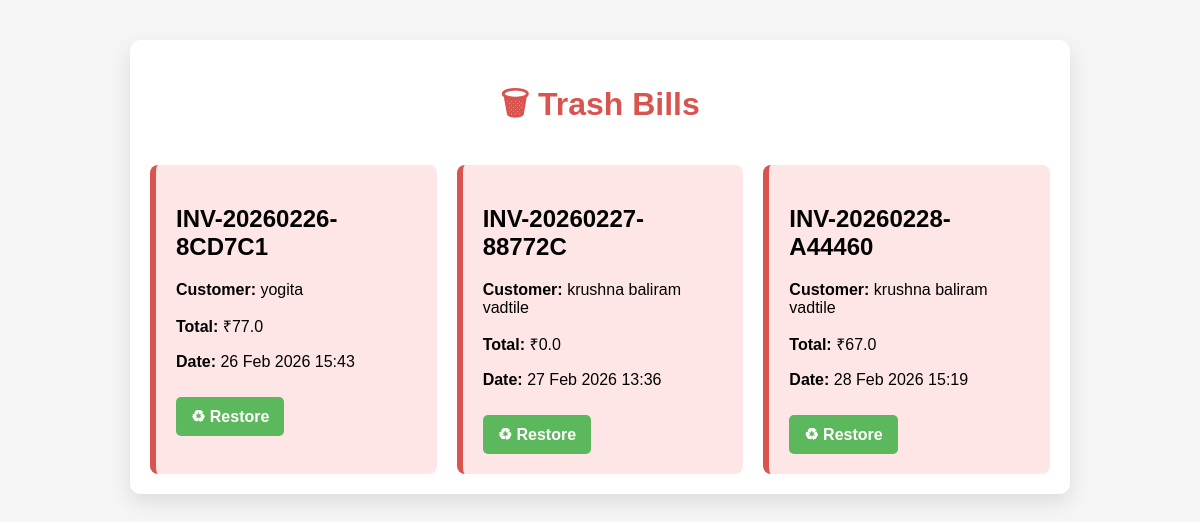
Screenshot of /trash/ (signed in) with the database file from the repository.
### Billing/models.py (models this page shows, shortened)
class Bill(models.Model):
    user = models.ForeignKey(User, on_delete=models.CASCADE)
    invoice_no = models.CharField(max_length=50, unique=True)
    customer_phone = models.CharField(max_length=15, null=True, blank=True)
    customer_name = models.CharField(max_length=200, null=True, blank=True)
    total_amount = models.FloatField(default=0)
    cgst = models.FloatField(default=0)
    sgst = models.FloatField(default=0)
    grand_total = models.FloatField(default=0)
    PAYMENT_CHOICES = [
        ("Cash", "Cash"),
        ("Online", "Online"),
    ]
    payment_method = models.CharField(
        max_length=20,
        choices=PAYMENT_CHOICES,
        default="Cash"
    )
    qr_code = models.ImageField(upload_to='qr_codes/', blank=True, null=True)  # only for Online
    created_at = models.DateTimeField(auto_now_add=True)
    pdf = models.FileField(upload_to='bills/', blank=True, null=True)
    is_deleted = models.BooleanField(default=False)

### Billing/views.py (the view)
# urls.py: path('trash/', views.trash_list, name='trash'),
@login_required
def trash_list(request):
    bills = Bill.objects.filter(user=request.user, is_deleted=True)
    return render(request, "trash.html", {"bills": bills})

### Billing/templates/trash.html (shortened to what this page needs)
{% extends "base.html" %}
{% load static %}
{% block extra_css %}
<link rel="stylesheet" href="{% static 'trash.css' %}">
{% endblock %}
{% block content %}
<div class="container">
    <h1>🗑 Trash Bills</h1>
    {% if bills %}
        <div class="bills-grid">
            {% for bill in bills %}
                <div class="bill-card">
                    <h2>{{ bill.invoice_no }}</h2>
                    <p><strong>Customer:</strong> {{ bill.customer_name }}</p>
                    <p><strong>Total:</strong> ₹{{ bill.total_amount }}</p>
                    <p><strong>Date:</strong> {{ bill.created_at|date:"d M Y H:i" }}</p>
                    <a href="{% url 'restore_bill' bill.id %}" class="restore-btn">♻ Restore</a>
                </div>
            {% endfor %}
        </div>
    {% else %}
        <p class="empty-msg">No bills in trash</p>
    {% endif %}
</div>
{% endblock %}

### Billing/templates/base.html (shortened to what this page needs)
<!DOCTYPE html>
<html>
<head>
    {% load static %}
    {% block extra_css %}{% endblock %}
</head>
<body>
{% block content %}
{% endblock %}
</body>
</html>

### Billing/static/trash.css (style rules this page uses)
body { font-family: 'Arial', sans-serif; background-color: #f5f5f5; margin: 0; padding: 0; }
.container { max-width: 900px; margin: 40px auto; padding: 20px; background: #fff; border-radius: 10px; box-shadow: 0 8px 20px rgba(0,0,0,0.1); }
h1 { text-align: center; color: #d9534f; margin-bottom: 30px; }
.bills-grid { display: grid; grid-template-columns: repeat(auto-fill, minmax(250px, 1fr)); gap: 20px; }
.bill-card { background-color: #ffe6e6; border-left: 6px solid #d9534f; padding: 20px; border-radius: 8px; transition: transform 0.2s, box-shadow 0.2s; }
.restore-btn { display: inline-block; margin-top: 10px; padding: 10px 15px; background-color: #5cb85c; color: white; text-decoration: none; border-radius: 5px; font-weight: bold; transition: background-color 0.2s; }

### rows the page displays
Bill: invoice_no "INV-20260226-8CD7C1", customer_name "yogita", total_amount "77.0", created_at "26 Feb 2026 15:43"
Bill: invoice_no "INV-20260227-88772C", customer_name "krushna baliram vadtile", total_amount "0.0", created_at "27 Feb 2026 13:36"
Bill: invoice_no "INV-20260228-A44460", customer_name "krushna baliram vadtile", total_amount "67.0", created_at "28 Feb 2026 15:19"
